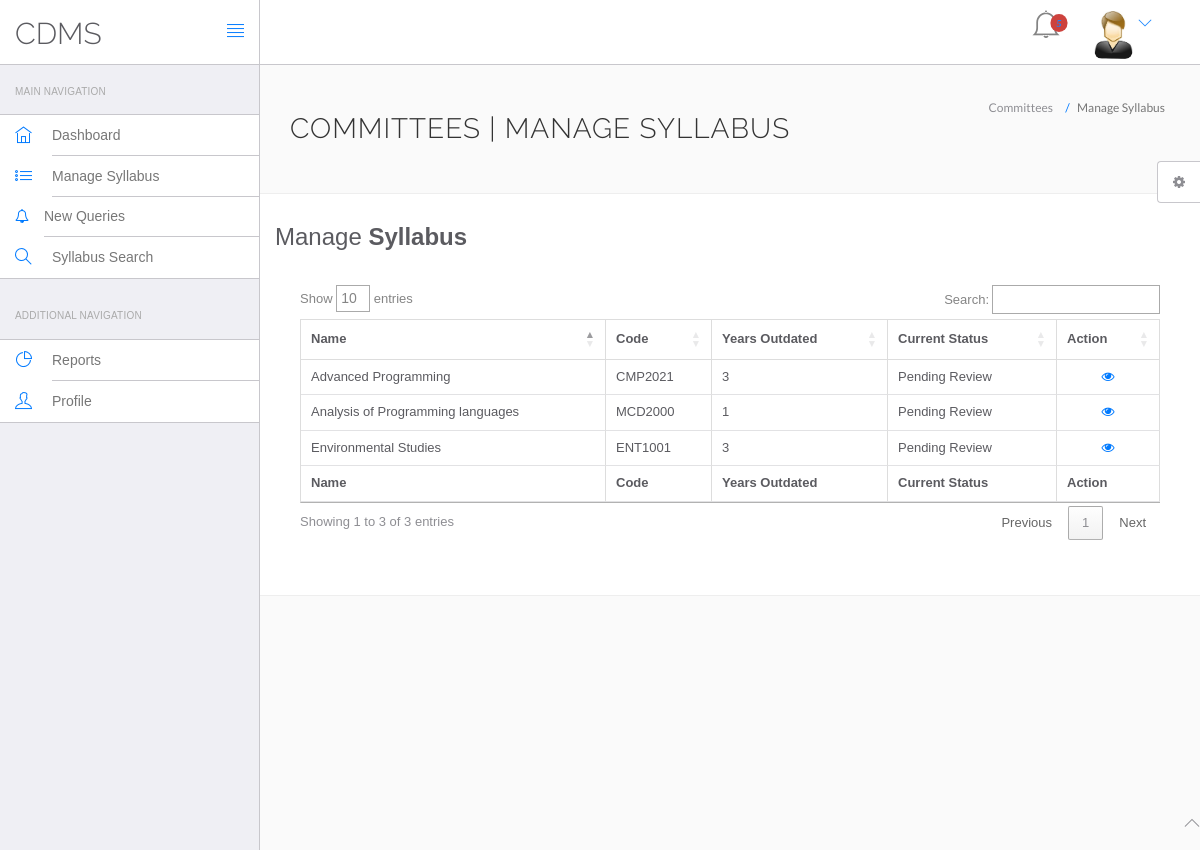
The page /views/Committees/manage-syllabus.php (signed in) on the database its author committed.
### tables this page shows
CREATE TABLE IF NOT EXISTS `syllabus` (
  `Syllabus_ID` int NOT NULL AUTO_INCREMENT,
  `Author_ID` int NOT NULL,
  `Committee_ID` int NOT NULL,
  `Module_code` varchar(10) NOT NULL,
  `Module_name` varchar(50) NOT NULL,
  `Link_to_syllabus` varchar(150) DEFAULT NULL,
  `Years_outdated` int NOT NULL,
  `Level` int NOT NULL,
  `Remarks` varchar(150) DEFAULT NULL,
  `Approval_Status` varchar(50) DEFAULT NULL,
  PRIMARY KEY (`Syllabus_ID`),
  KEY `Syllabus_Author_ID_fk` (`Author_ID`) USING BTREE,
  KEY `syllabus_committee_ID_fk` (`Committee_ID`) USING BTREE
);

### views/committees/manage-syllabus.php (the view, shortened to what this page needs)
<?php
	include('include/config.php');
	$id = $_SESSION['cid'];
	$selQuery = "SELECT Syllabus_ID, Module_code, Module_name, Years_outdated, Approval_Status FROM syllabus WHERE Committee_ID = '$id'";
	$view = mysqli_query($conn, $selQuery);
?>
<!DOCTYPE html>
<html lang="en">
	<head>
		<link rel="stylesheet" href="vendor/bootstrap/css/bootstrap.min.css">
		<link rel="stylesheet" href="vendor/fontawesome/css/font-awesome.min.css">
		<link rel="stylesheet" href="vendor/themify-icons/themify-icons.min.css">
		<link href="vendor/animate.css/animate.min.css" rel="stylesheet" media="screen">
		<link href="vendor/perfect-scrollbar/perfect-scrollbar.min.css" rel="stylesheet" media="screen">
		<link href="vendor/switchery/switchery.min.css" rel="stylesheet" media="screen">
		<link href="vendor/bootstrap-touchspin/jquery.bootstrap-touchspin.min.css" rel="stylesheet" media="screen">
		<link href="vendor/select2/select2.min.css" rel="stylesheet" media="screen">
		<link href="vendor/bootstrap-datepicker/bootstrap-datepicker3.standalone.min.css" rel="stylesheet" media="screen">
		<link href="vendor/bootstrap-timepicker/bootstrap-timepicker.min.css" rel="stylesheet" media="screen">
		<link href="https://cdn.datatables.net/1.10.24/css/jquery.dataTables.min.css" rel="stylesheet"/>
		<link rel="stylesheet" href="assets/css/styles.css">
		<link rel="stylesheet" href="assets/css/plugins.css">
		<link rel="stylesheet" href="assets/css/themes/theme-1.css" id="skin_color" />
	</head>
	<body>
		<div id="app">
			<?php include('include/sidebar.php');?>
			<div class="app-content">
				<?php include('include/header.php');?>
				<div class="main-content" >
					<div class="wrap-content container" id="container">
						<section id="page-title">
							<div class="row">
								<div class="col-sm-8">
									<h1 class="mainTitle">Committees | Manage Syllabus</h1>
								</div>
								<ol class="breadcrumb">
									<li>
										<span>Committees</span>
									</li>
									<li class="active">
										<span>Manage Syllabus</span>
									</li>
								</ol>
							</div>
						</section>
						<div class="container-fluid container-fullw bg-white">
							<div class="row">
								<div class="col-12">
									<div class="card">
										<div class="card-header bg-white">
											<h3 class="card-title">Manage <span class="text-bold">Syllabus</span></h3>
										</div>
										<div class="card-body" style="padding: 25px;">
											<table id="mylist" class="table table-bordered table-hover">
												<thead>
													<tr>
														<th>Name</th>
														<th>Code</th>
														<th>Years Outdated</th>
														<th>Current Status</th>
														<th>Action</th>
														</tr>
													</thead>
													<tbody>
														<?php
															while($rows = mysqli_fetch_assoc($view)) {
																echo "<tr>
																<td class="."hidden-xs".">".$rows['Module_name']."</td>
																<td>".$rows['Module_code']."</td>
																<td>".$rows['Years_outdated']."</td>
																<td>".$rows['Approval_Status']."</td>
																<td align="."center".">
																	<a href='query-details.php?id=".$rows['Syllabus_ID']."' title='View Syllabus'><i class='fa fa-eye'></i></a>
																</td>
																</tr>";
															}
														?>
													</tbody>
													<tfooter>
														<tr>
															<th>Name</th>
															<th>Code</th>
															<th>Years Outdated</th>
															<th>Current Status</th>
															<th>Action</th>
														</tr>
													</tfooter>
												</table>
											</div>
										</div>
									</div>
								</div>
							</div>
						</div>
					</div>
				</div>
			</div>
				<?php include('include/footer.php');?>
				<?php include('include/setting.php');?>
	</body>
</html>

### views/committees/include/sidebar.php
<div class="sidebar app-aside" id="sidebar">
	<div class="sidebar-container perfect-scrollbar">
		<nav>
			<div class="navbar-title">
				<span>Main Navigation</span>
			</div>
			<ul class="main-navigation-menu">
				<li>
					<a href="dashboard.php">
						<div class="item-content">
							<div class="item-media">
								<i class="ti-home"></i>
							</div>
							<div class="item-inner">
								<span class="title"> Dashboard </span>
							</div>
						</div>
					</a>
				</li>
				<li>
					<a href="manage-syllabus.php">
						<div class="item-content">
							<div class="item-media">
								<i class="ti-list"></i>
							</div>
							<div class="item-inner">
								<span class="title"> Manage Syllabus </span>
							</div>
						</div>
					</a>
				</li>
				<li>
					<a href="new-queries.php">
						<div class="item-content">
							<div class="item-media">
								<i class="fa fa-bell-o"></i>
							</div>
							<div class="item-inner">
								<span class="title"> New Queries </span>
							</div>
						</div>
					</a>
				</li>
				<li>
					<li>
						<a href="search.php">
							<div class="item-content">
								<div class="item-media">
									<i class="ti-search"></i>
								</div>
								<div class="item-inner">
									<span class="title"> Syllabus Search </span>
								</div>
							</div>
						</a>
					</li>
				</li>
			</ul>
			<div class="navbar-title">
				<span>Additional Navigation</span>
			</div>
			<ul class="main-navigation-menu">
				<li>
					<a href="report.php">
						<div class="item-content">
							<div class="item-media">
								<i class="ti-pie-chart"></i>
							</div>
							<div class="item-inner">
								<span class="title"> Reports</span>
							</div>
						</div>
					</a>
				</li>
				<li>
					<a href="profile.php">
						<div class="item-content">
							<div class="item-media">
								<i class="ti-user"></i>
							</div>
							<div class="item-inner">
								<span class="title"> Profile</span>
							</div>
						</div>
					</a>
				</li>
			</ul>
		</nav>
	</div>
</div>

### views/committees/include/header.php (shortened to what this page needs)
<header class="navbar navbar-default navbar-static-top">
	<div class="navbar-header">
		<a class="navbar-brand" href="dashboard.php">
			<h2 style="padding-top:20% ">CDMS</h2>
		</a>
		<a href="#" class="sidebar-toggler pull-right visible-md visible-lg" data-toggle-class="app-sidebar-closed" data-toggle-target="#app">
			<i class="ti-align-justify"></i>
		</a>
	</div>
	<div class="navbar-collapse collapse">
		<ul class="nav navbar-right">
			<li class="dropdown" style="padding-top:2% ">
				<a href="#" class="nav-link" data-toggle="dropdown" aria-haspopup="true">
					<span style="font-size: 30px;" class="ti-bell">
						<i class="badge badge-light">5</i>
					</span>
				</a>
			</li>
			<li class="dropdown current-user">
				<a href class="dropdown-toggle" data-toggle="dropdown">
					<img src="assets/images/images.jpg" > <span class="username">
					<i class="ti-angle-down"></i></i></span>
				</a>
			</li>
		</ul>
	</div>
</header>

### views/committees/include/footer.php
<footer>
	<div class="footer-inner">
		<div class="pull-left">
			&copy; <span class="current-year"></span><span class="text-bold text-uppercase"> EDMS</span>. <span>All rights reserved</span>
		</div>
		<div class="pull-right">
			<span class="go-top"><i class="ti-angle-up"></i></span>
		</div>
	</div>
</footer>

### views/committees/include/setting.php (shortened to what this page needs)
<div class="settings panel panel-default hidden-xs hidden-sm" id="settings">
	<button ct-toggle="toggle" data-toggle-class="active" data-toggle-target="#settings" class="btn btn-default">
		<i class="fa fa-spin fa-gear"></i>
	</button>
</div>

### views/committees/assets/css/plugins.css (style rules this page uses)
.perfect-scrollbar { overflow-y: hidden !important; }

### views/committees/assets/css/themes/theme-1.css (style rules this page uses)
body { background: #FAFAFA; }
header .navbar-header { background: #ffffff !important; border-right-color: #c8c7cc !important; border-bottom-color: #c8c7cc !important; }
header .navbar-header .sidebar-toggler, header .navbar-header .sidebar-mobile-toggler { color: #007aff !important; }
header .navbar-header .navbar-brand { color: #777 !important; }
header .navbar-collapse { background: #ffffff !important; border-bottom-color: #c8c7cc !important; box-shadow: none !important; }
header .navbar-collapse .navbar-right > li > a { color: #777; }
header .navbar-collapse .navbar-right > li > a i { color: #007aff !important; }
#sidebar { background: #EFEFF4 !important; }
#sidebar:before { border-right-width: "1px" !important; border-right-style: solid; border-right-color: #c8c7cc !important; }
#sidebar nav { border-right-width: "1px" !important; border-right-style: solid; border-right-color: #c8c7cc !important; }
#sidebar nav .navbar-title { color: #aaaaaa; }
#sidebar nav > ul { background: #ffffff !important; border-bottom-color: #c8c7cc !important; border-top-color: #c8c7cc !important; }
#sidebar nav > ul > li > a .item-media > i { color: #007aff !important; }
#sidebar nav > ul > li > a .item-inner { color: #777 !important; border-bottom-color: #c8c7cc; }

### rows shown on the page
syllabus: Module_name "Advanced Programming", Module_code "CMP2021", Years_outdated "3", Approval_Status "Pending Review"
syllabus: Module_name "Environmental Studies", Module_code "ENT1001", Years_outdated "3", Approval_Status "Pending Review"
syllabus: Module_name "Analysis of Programming languages", Module_code "MCD2000", Years_outdated "1", Approval_Status "Pending Review"
